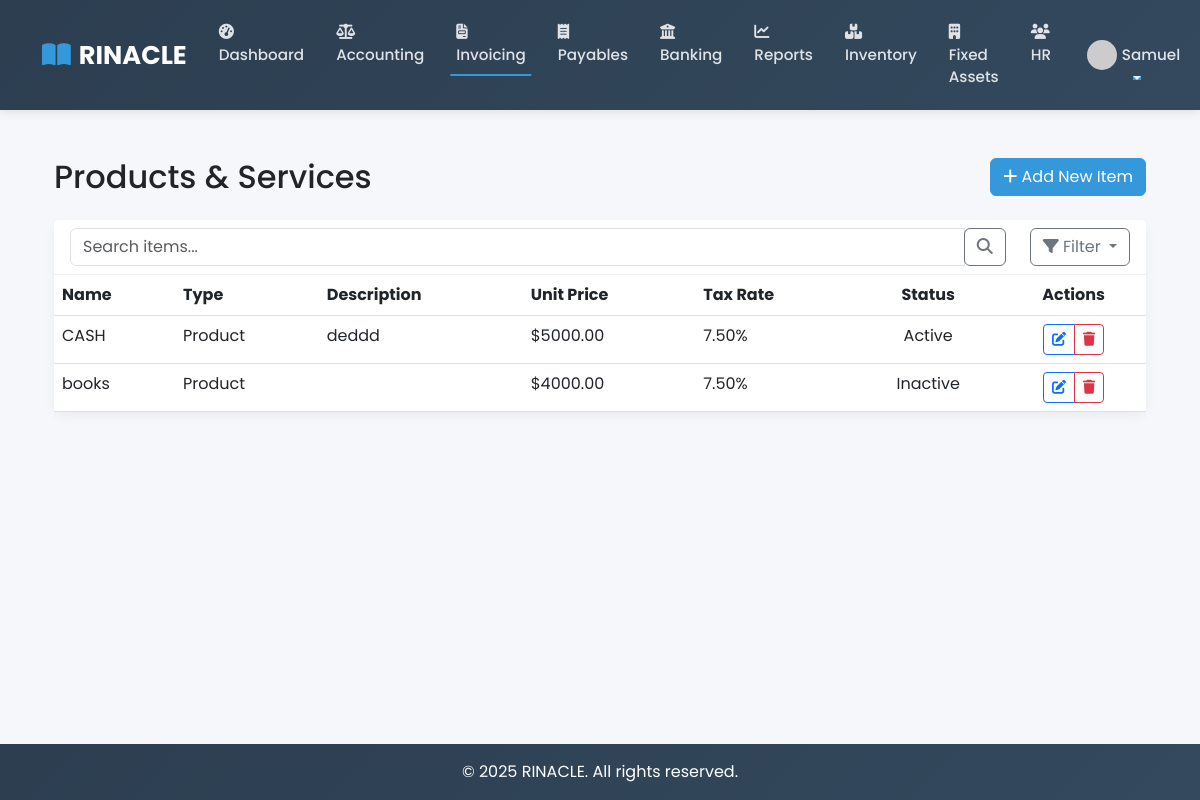
The page /invoicing/items/?type=product (signed in) on the database its author committed.
### invoicing/models.py (models this page shows, shortened)
class Item(models.Model):
    ITEM_TYPES = [
        ('product', 'Product'),
        ('service', 'Service'),
    ]
    name = models.CharField(max_length=255)
    description = models.TextField(blank=True, null=True)
    item_type = models.CharField(max_length=20, choices=ITEM_TYPES, default='service')
    unit_price = models.DecimalField(max_digits=10, decimal_places=2, validators=[MinValueValidator(0)])
    tax_rate = models.DecimalField(max_digits=5, decimal_places=2, default=0, validators=[MinValueValidator(0)])
    is_active = models.BooleanField(default=True)
    sku = models.CharField(max_length=50, blank=True, null=True)
    created_at = models.DateTimeField(auto_now_add=True)
    updated_at = models.DateTimeField(auto_now=True)
    created_by = models.ForeignKey(settings.AUTH_USER_MODEL, on_delete=models.PROTECT, related_name='items_created')
    class Meta:
        ordering = ['name']

### invoicing/views.py (the view)
# urls.py: path('items/', views.item_list, name='item_list'),
@login_required
def item_list(request):
    items = Item.objects.all()
    search_query = request.GET.get('q')
    if search_query:
        items = items.filter(
            Q(name__icontains=search_query) |
            Q(description__icontains=search_query) |
            Q(sku__icontains=search_query)
        )
    item_type = request.GET.get('type')
    if item_type:
        items = items.filter(item_type=item_type)
    is_active = request.GET.get('is_active')
    if is_active in ['true', 'false']:
        items = items.filter(is_active=is_active == 'true')
    context = {
        'title': 'Products & Services',
        'item_list': items,  # <-- Changed from 'items' to 'item_list'
        'search_query': search_query,
        'item_type': item_type,
        'is_active': is_active,
    }
    return render(request, 'invoicing/item_list.html', context)

### templates/invoicing/item_list.html (shortened to what this page needs)
{% extends "base.html" %}
{% load static %}
{% block content %}
<div class="container-fluid mt-4">
    <div class="row mb-3">
        <div class="col">
            <h1 class="h2">Products & Services</h1>
        </div>
        <div class="col-auto">
            <a href="{% url 'invoicing:item_create' %}" class="btn btn-primary">
                <i class="fas fa-plus"></i> Add New Item
            </a>
        </div>
    </div>
    <div class="card">
        <div class="card-header bg-white">
            <div class="row align-items-center">
                <div class="col">
                    <form method="get" class="form-inline">
                        <div class="input-group">
                            <input type="text" name="q" class="form-control" placeholder="Search items..." value="{{ request.GET.q|default:'' }}">
                            <div class="input-group-append">
                                <button class="btn btn-outline-secondary" type="submit">
                                    <i class="fas fa-search"></i>
                                </button>
                            </div>
                        </div>
                    </form>
                </div>
                <div class="col-auto">
                    <div class="dropdown">
                        <button class="btn btn-outline-secondary dropdown-toggle" type="button" id="filterDropdown" data-toggle="dropdown" aria-haspopup="true" aria-expanded="false">
                            <i class="fas fa-filter"></i> Filter
                        </button>
                    </div>
                </div>
            </div>
        </div>
        <div class="card-body p-0">
            {% if item_list %}
            <div class="table-responsive">
                <table class="table table-hover mb-0">
                    <thead>
                        <tr>
                            <th>Name</th>
                            <th>Type</th>
                            <th>Description</th>
                            <th class="text-right">Unit Price</th>
                            <th class="text-right">Tax Rate</th>
                            <th class="text-center">Status</th>
                            <th class="text-center">Actions</th>
                        </tr>
                    </thead>
                    <tbody>
                        {% for item in item_list %}
                        <tr>
                            <td>{{ item.name }}</td>
                            <td>{{ item.get_item_type_display }}</td>
                            <td>{{ item.description|truncatechars:50 }}</td>
                            <td class="text-right">${{ item.unit_price|floatformat:2 }}</td>
                            <td class="text-right">{{ item.tax_rate|floatformat:2 }}%</td>
                            <td class="text-center">
                                {% if item.is_active %}
                                <span class="badge-success">Active</span>
                                {% else %}
                                <span class="badge-secondary">Inactive</span>
                                {% endif %}
                            </td>
                            <td class="text-center">
                                <div class="btn-group btn-group-sm">
                                    <a href="{% url 'invoicing:item_edit' item.pk %}" class="btn btn-outline-primary">
                                        <i class="fas fa-edit"></i>
                                    </a>
                                    <a href="{% url 'invoicing:item_delete' item.pk %}" class="btn btn-outline-danger" onclick="return confirm('Are you sure you want to delete this item?');">
                                        <i class="fas fa-trash"></i>
                                    </a>
                                </div>
                            </td>
                        </tr>
                        {% endfor %}
                    </tbody>
                </table>
            </div>
            {% endif %}
        </div>
    </div>
</div>
{% endblock %}

### templates/base.html (shortened to what this page needs)
<!DOCTYPE html>
<html lang="en">
<head>
    <link href="https://cdn.jsdelivr.net/npm/bootstrap@5.3.0/dist/css/bootstrap.min.css" rel="stylesheet">
    <link href="https://cdnjs.cloudflare.com/ajax/libs/font-awesome/6.4.2/css/all.min.css" rel="stylesheet">
</head>
<body>
    <nav class="navbar navbar-expand-lg navbar-dark">
        <div class="container">
            <a class="navbar-brand" href="{% url 'core:home' %}">
                <i class="fas fa-book-open"></i>RINACLE
            </a>
            <div class="collapse navbar-collapse" id="navbarNav">
                <ul class="navbar-nav me-auto">
                    {% if user.is_authenticated %}
                        <li class="nav-item">
                            <a class="nav-link {% if request.resolver_match.url_name == 'dashboard' %}active{% endif %}" href="{% url 'core:dashboard' %}">
                                <i class="fas fa-tachometer-alt"></i> Dashboard
                            </a>
                        </li>
                        <li class="nav-item">
                            <a class="nav-link {% if request.resolver_match.url_name == 'accounting' %}active{% endif %}" href="{% url 'accounting:home' %}">
                                <i class="fas fa-balance-scale"></i> Accounting
                            </a>
                        </li>
                        <li class="nav-item">
                            <a class="nav-link {% if request.resolver_match.url_name == 'invoicing' %}active{% endif %}" href="{% url 'invoicing:home' %}">
                                <i class="fas fa-file-invoice"></i> Invoicing
                            </a>
                        </li>
                        <li class="nav-item">
                            <a class="nav-link {% if request.resolver_match.url_name == 'payables' %}active{% endif %}" href="{% url 'payables:home' %}">
                                <i class="fas fa-receipt"></i> Payables
                            </a>
                        </li>
                        <li class="nav-item">
                            <a class="nav-link {% if request.resolver_match.url_name == 'banking' %}active{% endif %}" href="{% url 'banking:home' %}">
                                <i class="fas fa-university"></i> Banking
                            </a>
                        </li>
                        <li class="nav-item">
                            <a class="nav-link {% if request.resolver_match.url_name == 'reports' %}active{% endif %}" href="{% url 'reports:home' %}">
                                <i class="fas fa-chart-line"></i> Reports
                            </a>
                        </li>
                        <li class="nav-item">
                            <a class="nav-link {% if request.resolver_match.url_name == 'inventory' %}active{% endif %}" href="{% url 'inventory:home' %}">
                                <i class="fas fa-boxes"></i> Inventory
                            </a>
                        </li>
                        <li class="nav-item">
                            <a class="nav-link {% if request.resolver_match.url_name == 'fixed_assets' %}active{% endif %}" href="{% url 'fixed_assets:home' %}">
                                <i class="fas fa-building"></i> Fixed Assets
                            </a>
                        </li>
                        <li class="nav-item">
                            <a class="nav-link {% if request.resolver_match.url_name == 'hr' %}active{% endif %}" href="{% url 'hr:home' %}">
                                <i class="fas fa-users"></i> HR
                            </a>
                        </li>
                    {% endif %}
                </ul>
                <ul class="navbar-nav">
                    {% if user.is_authenticated %}
                        <li class="nav-item dropdown">
                            <a class="nav-link dropdown-toggle d-flex align-items-center" href="#" role="button" data-bs-toggle="dropdown">
                                <div class="user-avatar">
                                    <img src="https://ui-avatars.com/api/?name={{ user.first_name }}+{{ user.last_name }}&background=3498db&color=fff" alt="{{ user.username }}">
                                </div>
                                {{ user.first_name|default:user.username }}
                            </a>
                        </li>
                    {% endif %}
                </ul>
            </div>
        </div>
    </nav>
    <main class="py-4">
        <div class="container">
            {% block content %}{% endblock %}
        </div>
    </main>
    <footer class="footer mt-auto py-3 bg-dark">
        <div class="container text-center">
            <span class="text-white">© {% now "Y" %} RINACLE. All rights reserved.</span>
        </div>
    </footer>
</body>
</html>

### templates/base.html (style rules this page uses)
:root { --primary-color: #3498db; --secondary-color: #2c3e50; --accent-color: #e74c3c; --light-bg: #f8f9fa; --dark-bg: #343a40; }
body { font-family: 'Poppins', sans-serif; display: flex; flex-direction: column; min-height: 100vh; background-color: #f5f7fa; }
main { flex: 1; }
.navbar { box-shadow: 0 2px 10px rgba(0, 0, 0, 0.1); padding: 0.7rem 1rem; background: linear-gradient(135deg, var(--secondary-color), #34495e); }
.navbar-brand { font-weight: 700; font-size: 1.6rem; display: flex; align-items: center; }
.navbar-brand i { margin-right: 8px; color: var(--primary-color); }
.nav-link { font-weight: 500; padding: 0.6rem 1rem !important; transition: all 0.3s ease; font-size: 0.95rem; position: relative; }
.nav-link:after { content: ''; position: absolute; width: 0; height: 2px; background: var(--primary-color); left: 50%; bottom: 0; transform: translateX(-50%); transition: width 0.3s; }
.nav-link:hover:after, .nav-link.active:after { width: 80%; }
.nav-link i { margin-right: 5px; }
.btn-primary { background-color: var(--primary-color); border-color: var(--primary-color); }
.card { border-radius: 10px; border: none; box-shadow: 0 4px 12px rgba(0, 0, 0, 0.05); transition: transform 0.3s, box-shadow 0.3s; }
.card-header { background-color: white; border-bottom: 1px solid rgba(0, 0, 0, 0.05); font-weight: 600; }
footer { background: linear-gradient(135deg, var(--secondary-color), #34495e); color: white; padding: 2rem 0; margin-top: 3rem; }
.user-avatar { width: 30px; height: 30px; border-radius: 50%; overflow: hidden; margin-right: 5px; }
.user-avatar img { width: 100%; height: 100%; object-fit: cover; }
.navbar-dark .navbar-nav .nav-link { color: rgba(255, 255, 255, 0.85); }

### rows shown on the page
Item: name "CASH", item_type "Product", description "deddd", unit_price "5000.00", tax_rate "7.50", is_active "Active"
Item: name "books", item_type "Product", unit_price "4000.00", tax_rate "7.50", is_active "Inactive"

### other values the page prints
{{ user.first_name|default:user.username }} "Samuel"
